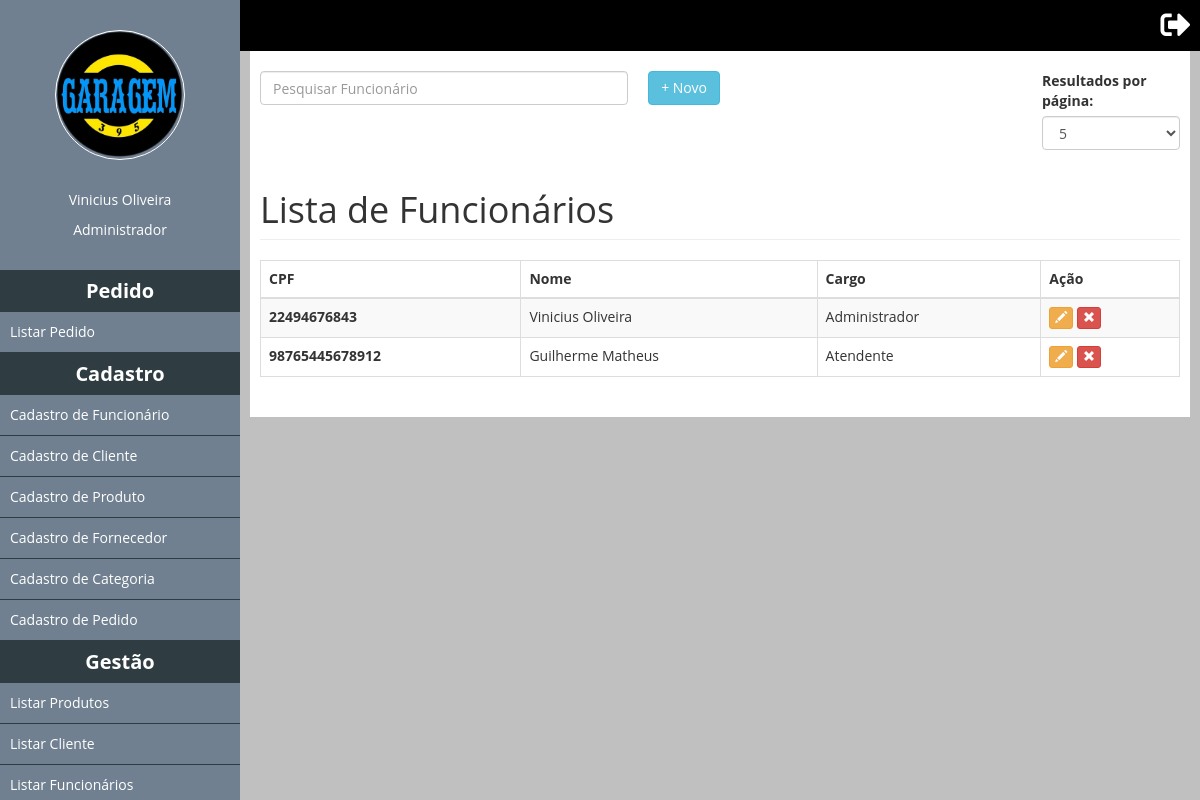
/ListaFuncionarios (signed in), run on an earlier commit of the app's database.
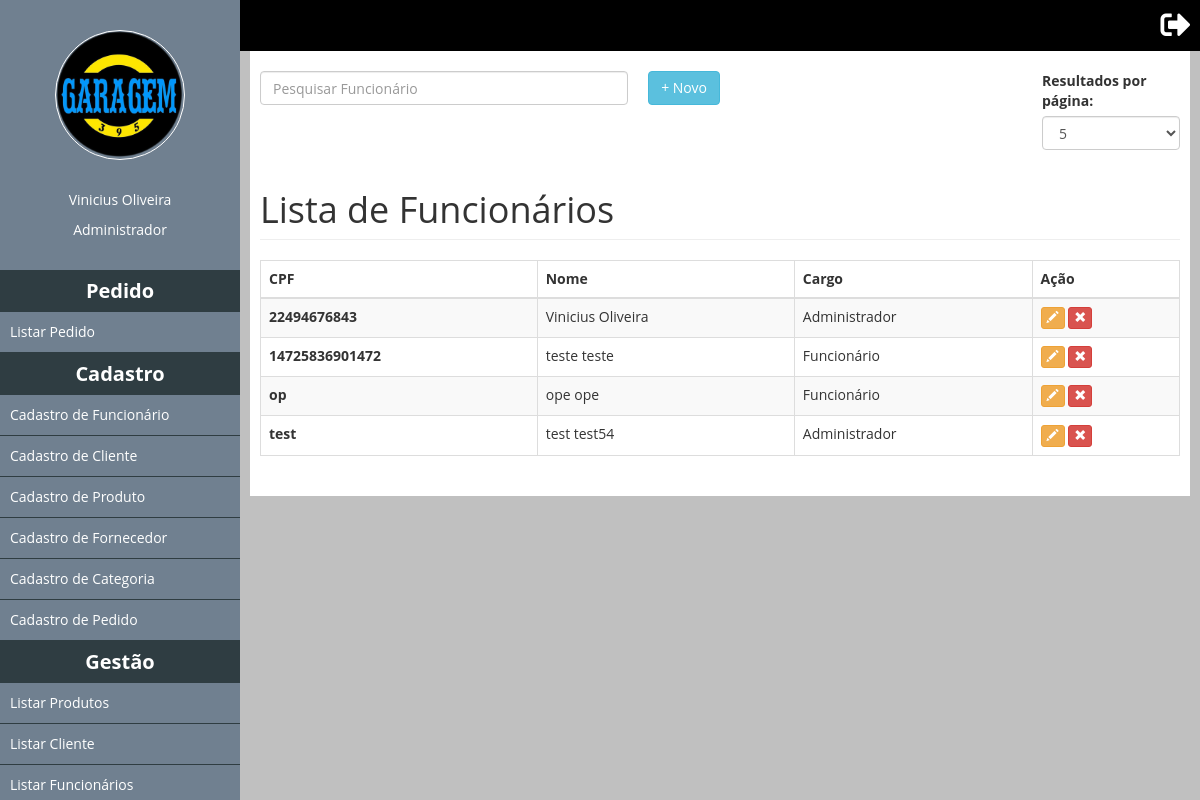
And on a later commit of the database.
### tables this page shows
CREATE TABLE `tb_funcionario` (
  `idfuncionario` int(11) NOT NULL,
  `cpf` char(14) NOT NULL,
  `nome` varchar(255) NOT NULL,
  `id_cargo` int(11) NOT NULL,
  `sobrenome` varchar(250) NOT NULL,
  `email` varchar(255) NOT NULL,
  `senha` varchar(100) NOT NULL,
  `status` tinyint(1) NOT NULL
);

CREATE TABLE `tb_cargo` (
  `idcargo` int(11) NOT NULL,
  `cargo` varchar(50) NOT NULL
);

### classes/Painel.php (called while the page is built, shortened)
<?php
class Painel
{
	public static function logado(){
		return isset($_SESSION['login']) ? true : false;
	}
}
?>

### classes/Mysql.php (called while the page is built)
<?php
	class Mysql
	{
		private static $pdo;
		public static function conectar(){
			if(self::$pdo == null){
				try{
					self::$pdo = new PDO('mysql:host='.HOST.';dbname='.DATABASE,USER,PASSWORD,array(PDO::MYSQL_ATTR_INIT_COMMAND => 'SET NAMES utf8'));
					self::$pdo->setAttribute(PDO::ATTR_ERRMODE,PDO::ERRMODE_EXCEPTION);
				}catch(Exception $e){
					echo '<h2>Erro ao conectar.</h2>';
				}
			}
			return self::$pdo;
		}
	}
?>

### pages/ListaFuncionarios.php (the view, shortened to what this page needs)
<div style="width: 100%;">
	<div class="left" style="width: 50%;float: left;">
		<input id="pesquisaSlide" class="form-control left" placeholder="Pesquisar Funcionário" />
		<a href="<?php echo INCLUDE_PATH;?>CadastroFuncionario"><button type="button" class="btn btn-info right">+ Novo</button></a>
	</div>
	<div class="right" style="width: 15%;float: right">
		<label for="sel1">Resultados por página:</label>
		<select class="form-control" id="sel1" onchange="pagination(this,'#list-thumbs','#pesquisaSlide')">
			<option value="5">5</option>
		</select>
	</div>
</div>
<h1 class="page-header">Lista de Funcionários</h1>
<div class="table-responsive">
	<table class="table table-striped table-bordered table-hover" id="list-thumbs">
		<thead>
			<tr>
				<th>CPF</th>
				<th>Nome</th>
				<th>Cargo</th>
				<th>Ação</th>
			</tr>
		</thead>
		<tbody>
			<?php
			$funcionarios = MySql::conectar()->prepare("
				SELECT *
				FROM tb_funcionario F
				INNER JOIN tb_cargo C
				ON F.id_cargo = C.idcargo
				WHERE F.status != 0
				");
			$funcionarios->execute();
			$funcionarios = $funcionarios->fetchAll();
			foreach ($funcionarios as $key => $value):
				?>
				<tr>
					<th><?php echo $value['cpf'];?></th>
					<td><?php echo $value['nome'].' '.$value['sobrenome'];?></td>
					<td><?php echo $value['cargo'];?></td>
					<td>
						<form method="post" style="display: inline-block;">
							<button class="btn btn-warning btn-xs" title="Alterar" data-toggle="modal" data-target="#myModal" type="submit">
								<span class="glyphicon glyphicon-pencil" aria-hidden="true"></span>
							</button>
						</form>
						<form method="post" style="display: inline-block;">
							<button class="btn btn-danger btn-xs" title="Remover" type="submit" data-toggle="modal" data-target="#myModal" type="submit">
								<span class="glyphicon glyphicon-remove" aria-hidden="true"></span>
							</button>
						</form>
					</td>
				</tr>
			<?php endforeach;?>
		</tbody>
	</table>
</div>
</div>
</div>
</div>

### index.php (shortened to what this page needs)
<?php
	if(Painel::logado() == false){
		include('login.php');
	}else{
		include('main.php');
	}
?>

### main.php (shortened to what this page needs)
<!DOCTYPE html>
<html>
<head>
	<link rel="stylesheet" href="https://use.fontawesome.com/releases/v5.2.0/css/all.css"/>
	 <link rel="stylesheet" href="https://maxcdn.bootstrapcdn.com/bootstrap/3.3.7/css/bootstrap.min.css">
	<link type="text/css" rel="stylesheet" href="css/teste.css" />
	<link type="text/css" rel="stylesheet" href="css/style.css" />
</head>
<body>
	<?php $url = isset($_GET['url']) ? $_GET['url'] : 'CadastroPedido';?>
	<div class="menu scrollbar" id="style-2">
		<div class="foto-perfil"></div>
		<div class="informacoes-perfil">
			<p id="nome"><?php echo $_SESSION['name'];?></p>
			<p id="cargo"><?php echo $_SESSION['cargo'];?></p>
		</div>
		<div class="list-menu">
			<?php
				if($_SESSION['cargo'] == 'Administrador') include('menu/administrador.php');
				else include('menu/funcionario.php');
			?>
		</div>
	</div>
	<div class="content">
		<div class="w100 top-bar black">
			<div class="configuracao right"><a href="<?php echo INCLUDE_PATH;?>?logout"><i class="fas fa-sign-out-alt"></i></a></div>
		</div>
		<div class="estatistica">
			<div class="box w100">
		        <?php
		           if(file_exists('pages/'.$url.'.php')){
		            	include('pages/'.$url.'.php');
		            }else include('pages/CadastroPedido.php');
		        ?>
</body>
</html>

### menu/administrador.php (shortened to what this page needs)
<div class="item">
<h2>Pedido</h2>
<ul>
	<li><a realtime="ListaPedidos" href="<?php echo INCLUDE_PATH;?>ListaPedidos">Listar Pedido</a></li>
</ul>
</div>
<div class="item">
<h2>Cadastro</h2>
<ul>
	<li><a realtime="CadastroFuncionario" href="<?php echo INCLUDE_PATH;?>CadastroFuncionario">Cadastro de Funcionário</a></li>
	<li><a realtime="CadastroCliente" href="<?php echo INCLUDE_PATH;?>CadastroCliente">Cadastro de Cliente</a></li>
	<li><a realtime="CadastroProduto" href="<?php echo INCLUDE_PATH;?>CadastroProduto">Cadastro de Produto</a></li>
	<li><a realtime="CadastroFornecedor" href="<?php echo INCLUDE_PATH;?>CadastroFornecedor">Cadastro de Fornecedor</a></li>
	<li><a realtime="CadastroCategoria" href="<?php echo INCLUDE_PATH;?>CadastroCategoria">Cadastro de Categoria</a></li>
	<li><a realtime="CadastroPedido" href="<?php echo INCLUDE_PATH;?>CadastroPedido">Cadastro de Pedido</a></li>
</ul>
</div>
<div class="item">
<h2>Gestão</h2>
<ul>
	<li><a realtime="ListarProdutos" href="<?php echo INCLUDE_PATH;?>ListarProdutos">Listar Produtos</a></li>
	<li><a realtime="ListaClientes" href="<?php echo INCLUDE_PATH;?>ListaClientes">Listar Cliente</a></li>
	<li><a realtime="ListaFuncionarios" href="<?php echo INCLUDE_PATH;?>ListaFuncionarios">Listar Funcionários</a></li>
</ul>
</div>

### css/teste.css (style rules this page uses)
* { margin: 0; padding: 0; }
html, body { height: 100%; }
body { overflow-x: hidden; }
.w100 { width: 100%; }
.left { float: left; }
.right { float: right; }
.top-bar { box-sizing: border-box;padding: 10px; }
.notificacao i, .configuracao i { color: #fff; font-size: 30px; cursor: pointer;margin-left: 20px; }
.foto-perfil { background-image: url('../images/logo.png');background-position: center;background-repeat: no-repeat; background-size: 100%; }
.foto-perfil { box-sizing: border-box;width:130px;height:130px;border-radius: 50%;border: 1px solid #fff;margin:30px auto; }
.informacoes-perfil { margin-bottom:30px; }
.informacoes-perfil p { color:#fff; text-align: center; }
.menu { position: fixed; top: 0; left: 0; width: 20%; height: 100%; background-color: #708090; z-index: 5; overflow-y: auto; margin-bottom: 25px; }
.content { position: absolute; left: 20%; width: 80%; height: 100%; background-color: #C0C0C0; z-index: 2; }
.estatistica { box-sizing: border-box; margin:0px 10px; background-color: #fff; padding:10px; }
.black { background-color: black; }
.box { margin:10px auto; }
.item h2 { box-sizing: border-box; padding: 10px; text-align: center; font-weight: bold; font-size: 20px; color: #fff; background-color: #2f3d42; margin:0; }
.item ul { list-style: none;margin: 0; }
.item ul li { border-bottom:1px solid #2f3d42; padding: 10px; }
a { color: #fff; text-decoration: none; }
#pesquisaSlide { width: 80% !important; }

### css/style.css (style rules this page uses)
* { margin: 0; padding: 0; box-sizing: border-box; font-family: "Open Sans"; }
html, body { height: 100%; background-color: #DCDCDC; }
body { overflow-x: hidden; }

What changed in the data, as far as the page shows it:
removed tb_funcionario: cpf "98765445678912", nome "Guilherme", sobrenome "Matheus", id_cargo.cargo "Atendente"
added tb_funcionario: cpf "14725836901472", nome "teste", sobrenome "teste", id_cargo.cargo "Funcionário"
added tb_funcionario: cpf "op", nome "ope", sobrenome "ope", id_cargo.cargo "Funcionário"
added tb_funcionario: cpf "test", nome "test", sobrenome "test54", id_cargo.cargo "Administrador"
